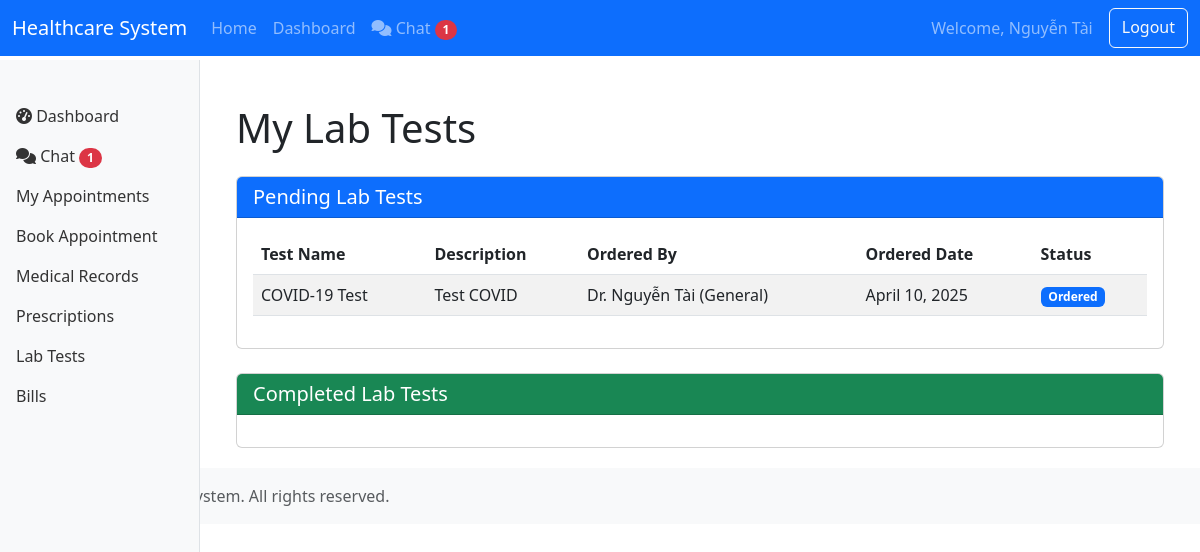
The page /patient/lab-tests/ (signed in) on the database its author committed.
### core/models.py (models this page shows, shortened)
class User(AbstractUser):
    USER_TYPE_CHOICES = (
        ('patient', 'Patient'),
        ('doctor', 'Doctor'),
        ('nurse', 'Nurse'),
        ('admin', 'Administrator'),
        ('pharmacist', 'Pharmacist'),
        ('insurance', 'Insurance Provider'),
        ('lab_tech', 'Lab Technician'),
    )
    user_type = models.CharField(max_length=20, choices=USER_TYPE_CHOICES)
    phone_number = models.CharField(max_length=15, blank=True, null=True)
    address = models.TextField(blank=True, null=True)
    date_of_birth = models.DateField(blank=True, null=True)

class LabTest(models.Model):
    STATUS_CHOICES = (
        ('ordered', 'Ordered'),
        ('sample_collected', 'Sample Collected'),
        ('in_progress', 'In Progress'),
        ('completed', 'Completed'),
        ('cancelled', 'Cancelled'),
    )
    patient = models.ForeignKey(Patient, on_delete=models.CASCADE, related_name='lab_tests')
    doctor = models.ForeignKey(Doctor, on_delete=models.CASCADE, related_name='ordered_lab_tests')
    test_name = models.CharField(max_length=100)
    description = models.TextField()
    status = models.CharField(max_length=20, choices=STATUS_CHOICES, default='ordered')
    ordered_date = models.DateField(auto_now_add=True)
    result = models.TextField(blank=True, null=True)
    result_date = models.DateField(blank=True, null=True)
    lab_technician = models.ForeignKey(LabTechnician, on_delete=models.SET_NULL, null=True, blank=True, related_name='conducted_tests')

class Doctor(models.Model):
    user = models.OneToOneField(User, on_delete=models.CASCADE, related_name='doctor_profile')
    specialization = models.CharField(max_length=100)
    license_number = models.CharField(max_length=50)
    consultation_fee = models.DecimalField(max_digits=10, decimal_places=2, default=0)
    available_days = models.CharField(max_length=100, blank=True, null=True)  # e.g., "Mon,Tue,Wed"
    available_hours = models.CharField(max_length=100, blank=True, null=True)  # e.g., "09:00-17:00"
    def __str__(self):
        return f"Dr. {self.user.get_full_name()} ({self.specialization})"

### core/views.py (the view)
# urls.py: path('patient/lab-tests/', views.patient_lab_tests, name='patient_lab_tests'),
@login_required
def patient_lab_tests(request):
    if request.user.user_type != 'patient':
        messages.error(request, 'Access denied')
        return redirect('core:dashboard')
    patient = Patient.objects.get(user=request.user)
    lab_tests = LabTest.objects.filter(patient=patient).order_by('-ordered_date')
    return render(request, 'core/patient/lab_tests.html', {'lab_tests': lab_tests})

### core/templates/core/patient/lab_tests.html (shortened to what this page needs)
{% extends 'core/base.html' %}
{% block content %}
<div class="container">
    <h1 class="mb-4">My Lab Tests</h1>
    {% if lab_tests %}
    <div class="row">
        <div class="col-md-12 mb-4">
            <div class="card">
                <div class="card-header bg-primary text-white">
                    <h5 class="mb-0">Pending Lab Tests</h5>
                </div>
                <div class="card-body">
                    <div class="table-responsive">
                        <table class="table table-striped">
                            <thead>
                                <tr>
                                    <th>Test Name</th>
                                    <th>Description</th>
                                    <th>Ordered By</th>
                                    <th>Ordered Date</th>
                                    <th>Status</th>
                                </tr>
                            </thead>
                            <tbody>
                                {% for test in lab_tests %}
                                {% if test.status != 'completed' and test.status != 'cancelled' %}
                                <tr>
                                    <td>{{ test.test_name }}</td>
                                    <td>{{ test.description }}</td>
                                    <td>{{ test.doctor }}</td>
                                    <td>{{ test.ordered_date }}</td>
                                    <td>
                                        {% if test.status == 'ordered' %}
                                        <span class="badge bg-primary">{{ test.get_status_display }}</span>
                                        {% elif test.status == 'sample_collected' %}
                                        <span class="badge bg-info">{{ test.get_status_display }}</span>
                                        {% elif test.status == 'in_progress' %}
                                        <span class="badge bg-warning">{{ test.get_status_display }}</span>
                                        {% endif %}
                                    </td>
                                </tr>
                                {% endif %}
                                {% endfor %}
                            </tbody>
                        </table>
                    </div>
                </div>
            </div>
        </div>
        <div class="col-md-12">
            <div class="card">
                <div class="card-header bg-success text-white">
                    <h5 class="mb-0">Completed Lab Tests</h5>
                </div>
                <div class="card-body">
                </div>
            </div>
        </div>
    </div>
    {% else %}
    <div class="alert alert-info">
        <p>You don't have any lab tests yet.</p>
    </div>
    {% endif %}
</div>
{% endblock %}

### core/templates/core/base.html (shortened to what this page needs)
<!DOCTYPE html>
<html lang="en">
<head>
    <link href="https://cdn.jsdelivr.net/npm/bootstrap@5.3.0-alpha1/dist/css/bootstrap.min.css" rel="stylesheet">
    <link rel="stylesheet" href="https://cdnjs.cloudflare.com/ajax/libs/font-awesome/6.4.0/css/all.min.css">
</head>
<body>
    <nav class="navbar navbar-expand-md navbar-dark bg-primary fixed-top">
        <div class="container-fluid">
            <a class="navbar-brand" href="{% url 'core:home' %}">Healthcare System</a>
            <div class="collapse navbar-collapse" id="navbarCollapse">
                <ul class="navbar-nav me-auto mb-2 mb-md-0">
                    <li class="nav-item">
                        <a class="nav-link" href="{% url 'core:home' %}">Home</a>
                    </li>
                    {% if user.is_authenticated %}
                    <li class="nav-item">
                        <a class="nav-link" href="{% url 'core:dashboard' %}">Dashboard</a>
                    </li>
                    <li class="nav-item">
                        <a class="nav-link" href="{% url 'chat:home' %}">
                            <i class="fas fa-comments"></i> Chat
                            <span class="badge bg-danger rounded-pill d-none" id="chatUnreadBadge">0</span>
                        </a>
                    </li>
                    {% endif %}
                </ul>
                <div class="d-flex">
                    {% if user.is_authenticated %}
                    <span class="navbar-text me-3">Welcome, {{ user.get_full_name|default:user.username }}</span>
                    <a href="{% url 'core:logout' %}" class="btn btn-outline-light">Logout</a>
                    {% else %}
                    <a href="{% url 'core:login' %}" class="btn btn-outline-light me-2">Login</a>
                    <a href="{% url 'core:register' %}" class="btn btn-light">Register</a>
                    {% endif %}
                </div>
            </div>
        </div>
    </nav>
    <div class="container-fluid">
        <div class="row">
            {% if user.is_authenticated %}
            <nav id="sidebar" class="col-md-3 col-lg-2 d-md-block sidebar collapse">
                <div class="position-sticky pt-3">
                    <ul class="nav flex-column">
                        {% block sidebar %}
                        <li class="nav-item">
                            <a class="nav-link" href="{% url 'core:dashboard' %}">
                                <i class="fas fa-tachometer-alt"></i> Dashboard
                            </a>
                        </li>
                        <li class="nav-item">
                            <a class="nav-link" href="{% url 'chat:home' %}">
                                <i class="fas fa-comments"></i> Chat
                                <span class="badge bg-danger rounded-pill d-none" id="sidebarChatUnreadBadge">0</span>
                            </a>
                        </li>
                        {% if user.user_type == 'patient' %}
                        <li class="nav-item">
                            <a class="nav-link" href="{% url 'core:patient_appointments' %}">
                                My Appointments
                            </a>
                        </li>
                        <li class="nav-item">
                            <a class="nav-link" href="{% url 'core:book_appointment' %}">
                                Book Appointment
                            </a>
                        </li>
                        <li class="nav-item">
                            <a class="nav-link" href="{% url 'core:patient_medical_records' %}">
                                Medical Records
                            </a>
                        </li>
                        <li class="nav-item">
                            <a class="nav-link" href="{% url 'core:patient_prescriptions' %}">
                                Prescriptions
                            </a>
                        </li>
                        <li class="nav-item">
                            <a class="nav-link" href="{% url 'core:patient_lab_tests' %}">
                                Lab Tests
                            </a>
                        </li>
                        <li class="nav-item">
                            <a class="nav-link" href="{% url 'core:patient_bills' %}">
                                Bills
                            </a>
                        </li>
                        {% elif user.user_type == 'pharmacist' %}
                        <li class="nav-item">
                            <a class="nav-link" href="{% url 'core:pharmacist_prescriptions' %}">
                                Prescriptions
                            </a>
                        </li>
                        {% elif user.user_type == 'lab_tech' %}
                        <li class="nav-item">
                            <a class="nav-link" href="{% url 'core:lab_tests' %}">
                                Lab Tests
                            </a>
                        </li>
                        {% elif user.user_type == 'insurance' %}
                        <li class="nav-item">
                            <a class="nav-link" href="{% url 'core:insurance_claims' %}">
                                Insurance Claims
                            </a>
                        </li>
                        {% endif %}
                        {% endblock %}
                    </ul>
                </div>
            </nav>
            <main class="col-md-9 ms-sm-auto col-lg-10 px-md-4 main-content">
            {% else %}
            <main class="col-12 px-4">
            {% endif %}
                <div class="mt-4">
                    {% block content %}{% endblock %}
                </div>
            </main>
        </div>
    </div>
    <footer class="footer mt-auto py-3 bg-light">
        <div class="container">
            <span class="text-muted">© 2023 Healthcare System. All rights reserved.</span>
        </div>
    </footer>
</body>
</html>

### core/templates/core/base.html (style rules this page uses)
body { padding-top: 60px; padding-bottom: 40px; }
.sidebar { position: fixed; top: 60px; bottom: 0; left: 0; z-index: 100; padding: 20px 0; overflow-x: hidden; overflow-y: auto; background-color: #f8f9fa; border-right: 1px solid #dee2e6; }
.sidebar .nav-link { font-weight: 500; color: #333; }
.main-content { margin-left: 240px; padding: 20px; }

### rows shown on the page
User: get_full_name "Nguyễn Tài"
LabTest: test_name "COVID-19 Test", description "Test COVID", doctor "Dr. Nguyễn Tài (General)", ordered_date "April 10, 2025", status "Ordered"
